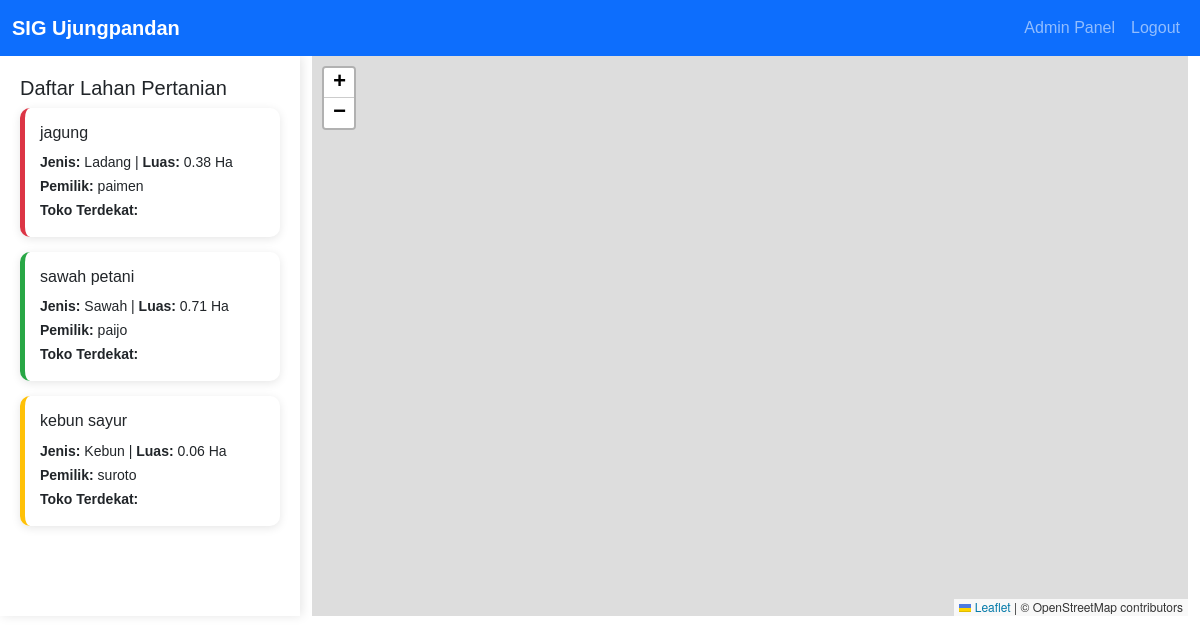
/index.php (signed in), run on the app's committed database.
### tables this page shows
CREATE TABLE `lahan` (
  `id` int(11) NOT NULL,
  `nama_lahan` varchar(100) DEFAULT NULL,
  `jenis` enum('sawah','kebun','ladang') DEFAULT NULL,
  `lat` decimal(10,8) DEFAULT NULL,
  `lng` decimal(11,8) DEFAULT NULL,
  `luas_ha` decimal(8,2) DEFAULT NULL,
  `pemilik` varchar(100) DEFAULT NULL,
  `deskripsi` text DEFAULT NULL,
  `toko_terdekat` varchar(100) DEFAULT NULL,
  `created_at` timestamp NOT NULL DEFAULT current_timestamp()
);

### config.php (called while the page is built, shortened)
<?php
function isAdmin() {
    return isset($_SESSION['role']) && $_SESSION['role'] == 'admin';
}
?>

### index.php (the view, shortened to what this page needs)
<?php
require 'config.php';
$stmt = $pdo->query("SELECT * FROM lahan ORDER BY created_at DESC");
$lahan = $stmt->fetchAll();
?>
<!DOCTYPE html>
<html lang="id">
<head>
    <link href="https://cdn.jsdelivr.net/npm/bootstrap@5.3.0/dist/css/bootstrap.min.css" rel="stylesheet">
    <link rel="stylesheet" href="https://unpkg.com/leaflet@1.9.4/dist/leaflet.css" />
</head>
<body>
    <nav class="navbar navbar-expand-lg navbar-dark bg-primary">
        <div class="container-fluid">
            <a class="navbar-brand fw-bold">SIG Ujungpandan</a>
            <div class="navbar-nav ms-auto">
                <?php if (isAdmin()): ?><a href="admin.php" class="nav-link">Admin Panel</a><?php endif; ?>
                <a href="logout.php" class="nav-link">Logout</a>
            </div>
        </div>
    </nav>
    <div class="container-fluid">
        <div class="row">
            <div class="col-md-3 sidebar">
                <h5>Daftar Lahan Pertanian</h5>
                <?php foreach ($lahan as $item): ?>
                    <div class="card-lahan jenis-<?= $item['jenis'] ?>" onclick="flyToMarker(<?= $item['lat'] ?>, <?= $item['lng'] ?>)">
                        <h6><?= htmlspecialchars($item['nama_lahan']) ?></h6>
                        <small><strong>Jenis:</strong> <?= ucfirst($item['jenis']) ?> | <strong>Luas:</strong> <?= $item['luas_ha'] ?> Ha</small><br>
                        <small><strong>Pemilik:</strong> <?= htmlspecialchars($item['pemilik']) ?></small><br>
                        <small><strong>Toko Terdekat:</strong> <?= htmlspecialchars($item['toko_terdekat']) ?></small>
                    </div>
                <?php endforeach; ?>
            </div>
            <div class="col-md-9">
                <div id="map"></div>
            </div>
        </div>
    </div>
</body>
</html>

### index.php (style rules this page uses)
body { margin: 0; font-family: 'Poppins', sans-serif; }
#map { height: 70vh; width: 100%; }
.sidebar { height: 70vh; overflow-y: auto; background: white; padding: 20px; box-shadow: 2px 0 10px rgba(0,0,0,0.1); }
.card-lahan { margin-bottom: 15px; padding: 15px; border-radius: 10px; box-shadow: 0 2px 10px rgba(0,0,0,0.1); cursor: pointer; transition: transform 0.2s; }
.jenis-sawah { border-left: 5px solid #28a745; }
.jenis-kebun { border-left: 5px solid #ffc107; }
.jenis-ladang { border-left: 5px solid #dc3545; }

### data on the page
lahan: nama_lahan "jagung", jenis "Ladang", luas_ha "0.38", pemilik "paimen"
lahan: nama_lahan "sawah petani", jenis "Sawah", luas_ha "0.71", pemilik "paijo"
lahan: nama_lahan "kebun sayur", jenis "Kebun", luas_ha "0.06", pemilik "suroto"
